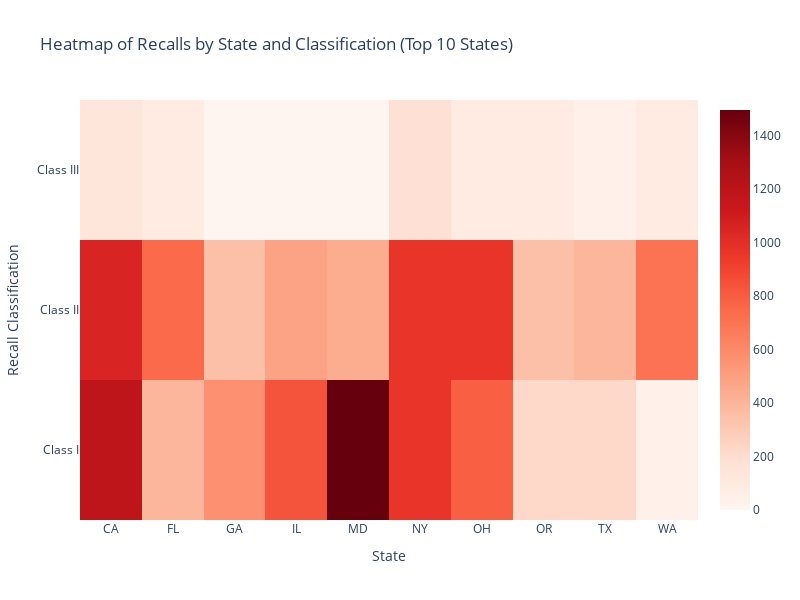

Notebook cell for this chart:
### Code cell
if 'State' in df.columns and 'Classification' in df.columns:
    df_clean = df.dropna(subset=['State', 'Classification'])
    df_clean['State'] = df_clean['State'].str.upper()  

    # Find top 10 state
    state_totals = df_clean.groupby('State').size().sort_values(ascending=False).head(10)

    # Top 10 State
    top_10_states_df = df_clean[df_clean['State'].isin(state_totals.index)]

    # Count by class
    heatmap_data = top_10_states_df.groupby(['State', 'Classification']).size().unstack(fill_value=0)

    # Create heat map
    fig = go.Figure(data=go.Heatmap(
        z=[heatmap_data['Class I'], heatmap_data['Class II'], heatmap_data['Class III']],  # 分别表示 Class I, II, III 的计数
        x=heatmap_data.index,  
        y=['Class I', 'Class II', 'Class III'],  
        colorscale='Reds'  
    ))

    # Title
    fig.update_layout(
        title="Heatmap of Recalls by State and Classification (Top 10 States)",
        xaxis_title="State",
        yaxis_title="Recall Classification",
        height=600,
        width=800
    )

    # Display
    fig.show()
else:
    print("Data does not contain 'State' or 'Classification' fields.")

### Figure 1 — Plotly figure (JSON) as saved in the notebook; plotly's stock layout.template omitted (floating-point values rounded to 4 significant figures)
{"data": [{"colorscale": [[0, "rgb(255,245,240)"], [0.125, "rgb(254,224,210)"], [0.25, "rgb(252,187,161)"], [0.375, "rgb(252,146,114)"], [0.5, "rgb(251,106,74)"], [0.625, "rgb(239,59,44)"], [0.75, "rgb(203,24,29)"], [0.875, "rgb(165,15,21)"], [1, "rgb(103,0,13)"]], "type": "heatmap", "x": ["CA", "FL", "GA", "IL", "MD", "NY", "OH", "OR", "TX", "WA"], "y": ["Class I", "Class II", "Class III"], "z": [[1188, 396, 572, 836, 1496, 968, 792, 220, 220, 44], [1056, 748, 352, 484, 440, 968, 968, 352, 396, 704], [132, 88, 0, 0, 0, 176, 88, 88, 44, 88]]}], "layout": {"height": 600, "title": {"text": "Heatmap of Recalls by State and Classification (Top 10 States)"}, "width": 800, "xaxis": {"title": {"text": "State"}}, "yaxis": {"title": {"text": "Recall Classification"}}}}
